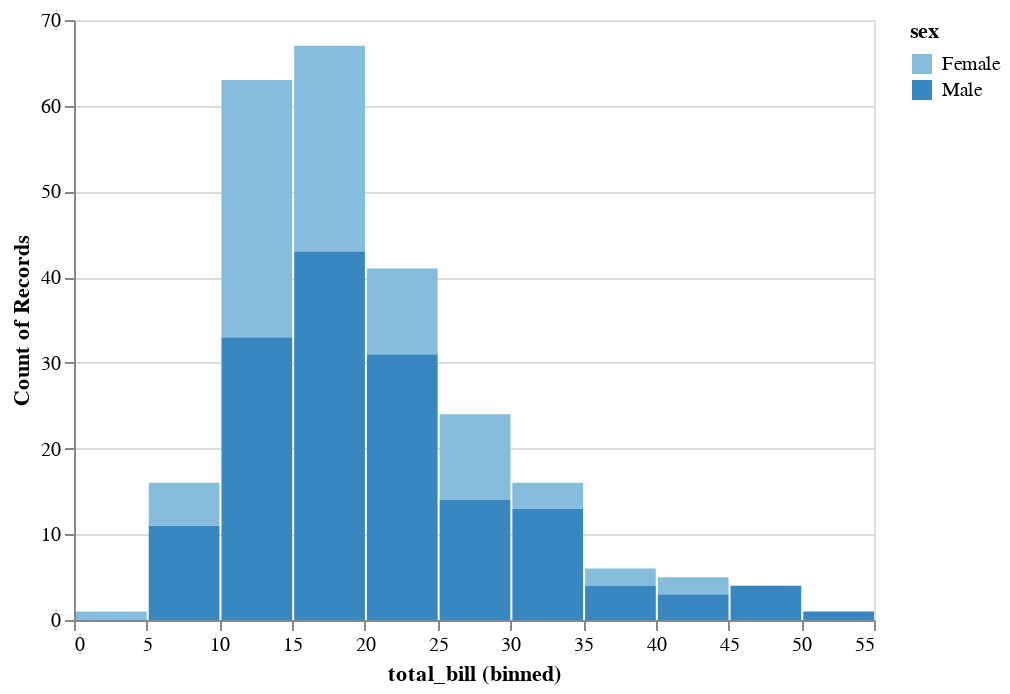

Here is the notebook cell this chart was saved with:
### Code cell
alt.Chart(tips_df).mark_bar().encode(
    x = alt.X('total_bill', bin = True),
    y = 'count()',
    color = 'sex:O'
).properties

### Figure 1 — Vega-Lite specification as saved in the notebook (floating-point values rounded to 4 significant figures; data arrays with more than 128 entries replaced by an {"elided": "..."} marker saying what was removed)
{"config": {"view": {"continuousWidth": 400, "continuousHeight": 300}}, "data": {"name": "data-362d1a3aede62850ce7cd49b1d5f5d1d"}, "mark": "bar", "encoding": {"color": {"field": "sex", "type": "ordinal"}, "x": {"bin": true, "field": "total_bill", "type": "quantitative"}, "y": {"aggregate": "count", "type": "quantitative"}}, "$schema": "https://vega.github.io/schema/vega-lite/v4.17.0.json", "datasets": {"data-362d1a3aede62850ce7cd49b1d5f5d1d": {"elided": "244 records"}}}
